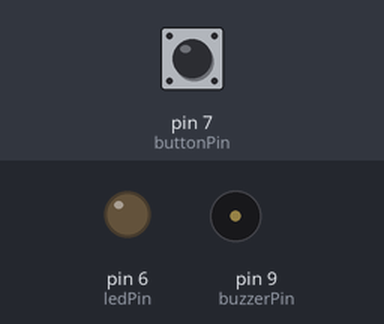
Simulated run of this sketch. Board: Arduino Uno, built with avr-gcc and run on an emulated ATmega328P. Parts: output pins drawn as LEDs (lit = HIGH), buzzer (waves = sounding). The inputs (shaded band) are chosen by the test bench; at power-on: pin 7 (buttonPin) LOW.

Above: at 1.2 s.
1.3 s: pin 7 (buttonPin) pulled HIGH for 0.15 s
At 2.3 s:
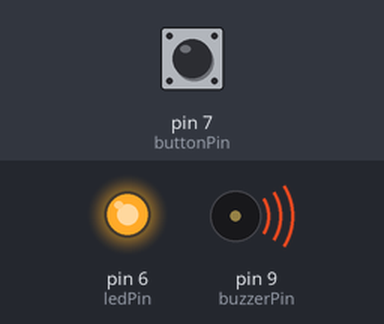
Timing chart, 0 to 11.8 s (numbered marks = the images above; inputs shaded):
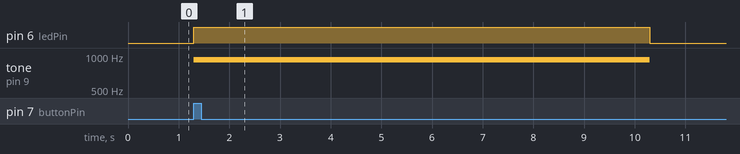

The sketch:

buzzer_code.ino
```cpp
int buzzerPin = 9;
int buttonPin = 7;
int ledPin = 6;
const int toneFreq = 923;

void setup()
{
  pinMode(buzzerPin, OUTPUT);
  pinMode(ledPin, OUTPUT);
  pinMode(buttonPin, INPUT);
}

void loop()
{
  int buttonState = digitalRead(buttonPin);
  if (buttonState==HIGH)
  {
    digitalWrite(ledPin, HIGH);
    tone(buzzerPin, toneFreq);
    delay(9000); digitalWrite(ledPin, HIGH);
   // tone(buzzerPin, toneFreq);
   // delay(8000);
  }
  else
  {
    digitalWrite(ledPin, LOW);
    noTone(buzzerPin);
  }
}
```

Measured:
- after the input at 1.3 s, pin 6 (ledPin): LOW → HIGH at once, → LOW 9.0 s later; tone on pin 9 (buzzerPin): silent → 923 Hz at once, → silent 9.0 s later
